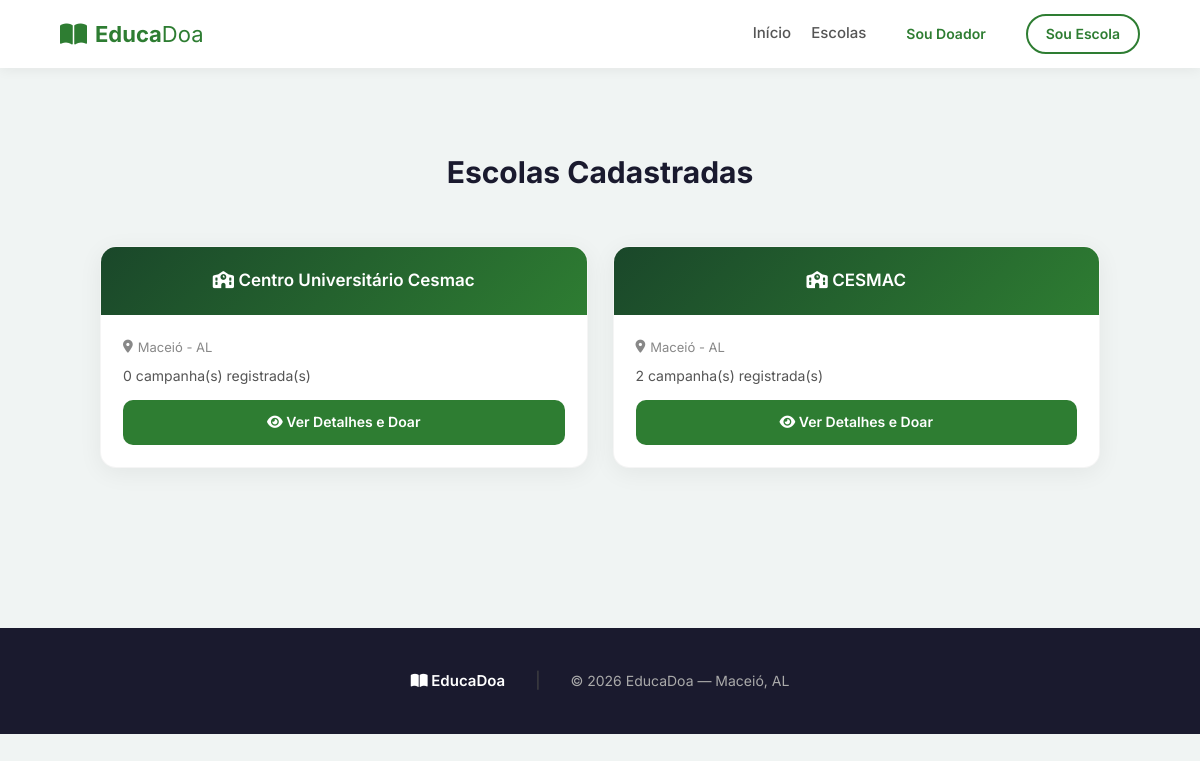
/escolas/, run on the app's committed database.
### core/models.py (models this page shows, shortened)
class Escola(models.Model):
    usuario = models.OneToOneField(Usuario, on_delete=models.CASCADE, primary_key=True)
    cnpj = models.CharField(max_length=18, unique=True)
    cidade = models.CharField(max_length=100)
    estado = models.CharField(max_length=2)
    nome_escola = models.CharField(max_length=200)

### core/views.py (the view)
# urls.py: path('escolas/', views.escolas, name='escolas'),
def escolas(request):
    todas_escolas = Escola.objects.all()
    return render(request, 'escolas_list.html', {'escolas': todas_escolas})

### templates/escolas_list.html (shortened to what this page needs)
{% extends 'base.html' %}
{% load static %}
{% block content %}
<section class="featured-schools" style="min-height: 70vh;">
  <h2>Escolas Cadastradas</h2>
  <div class="schools-grid">
    {% for escola in escolas %}
    <div class="school-card">
      <div class="school-card-header">
        <h3><i class="fas fa-school"></i> {{ escola.nome_escola }}</h3>
      </div>
      <div class="school-card-body">
        <p class="school-location"><i class="fas fa-map-marker-alt"></i> {{ escola.cidade }} - {{ escola.estado }}</p>
        <p class="school-need">{{ escola.necessidades.count }} campanha(s) registrada(s)</p>
        <a href="{% url 'escola_detalhe' escola.pk %}" class="btn-doar-escola">
          <i class="fas fa-eye"></i> Ver Detalhes e Doar
        </a>
      </div>
    </div>
    {% empty %}
    <div class="school-card" style="grid-column: span 3; text-align: center;">
      <p style="padding:40px;">Ainda não há escolas cadastradas na plataforma.</p>
    </div>
    {% endfor %}
  </div>
</section>
{% endblock %}

### templates/base.html (shortened to what this page needs)
{% load static %}
<!DOCTYPE html>
<html lang="pt-br">
<head>
  <link rel="stylesheet" href="{% static 'style.css' %}">
  <link rel="stylesheet" href="https://cdnjs.cloudflare.com/ajax/libs/font-awesome/6.0.0/css/all.min.css">
</head>
<body>
  <header class="navbar">
    <a href="{% url 'home' %}" class="logo" style="text-decoration:none">
      <i class="fas fa-book-open"></i>
      <span><strong>Educa</strong>Doa</span>
    </a>
    <nav>
      <a href="{% url 'home' %}">Início</a>
      <a href="{% url 'escolas' %}">Escolas</a>
      {% if user.is_authenticated %}
          {% if user.is_escola %}
            <a href="{% url 'dashboard_escola' %}" class="btn-nav-escola">Meu Painel (Escola)</a>
          {% else %}
            <a href="{% url 'dashboard_doador' %}" class="btn-nav-login">Meu Painel (Doador)</a>
          {% endif %}
          <a href="{% url 'logout' %}">Sair</a>
      {% else %}
          <a href="{% url 'login_doador' %}" class="btn-nav-login">Sou Doador</a>
          <a href="{% url 'login_escola' %}" class="btn-nav-escola">Sou Escola</a>
      {% endif %}
    </nav>
  </header>
  <main>
    {% block content %}
    {% endblock %}
  </main>
  <footer class="main-footer">
    <div class="footer-content">
      <p class="footer-brand"><i class="fas fa-book-open"></i> EducaDoa</p>
      <span class="footer-divider">|</span>
      <p>© 2026 EducaDoa — Maceió, AL</p>
    </div>
  </footer>
</body>
</html>

### static/style.css (style rules this page uses)
* { margin: 0; padding: 0; box-sizing: border-box; font-family: 'Inter', Arial, Helvetica, sans-serif; }
body { background: #f0f4f3; color: #333; line-height: 1.6; }
a { text-decoration: none; transition: color 0.3s ease; }
.navbar { display: flex; justify-content: space-between; align-items: center; padding: 14px 5%; background: #fff; box-shadow: 0 2px 12px rgba(0, 0, 0, 0.06); position: sticky; top: 0; z-index: 100; }
.logo { display: flex; align-items: center; gap: 8px; font-size: 22px; color: #2e7d32; cursor: pointer; }
.logo i { font-size: 24px; }
nav { display: flex; align-items: center; gap: 20px; }
nav a { text-decoration: none; color: #555; font-weight: 500; font-size: 15px; position: relative; padding-bottom: 2px; transition: color 0.3s ease; }
nav a:not(.btn-donate):not(.btn-nav-escola):not(.btn-nav-login)::after { content: ''; position: absolute; bottom: -2px; left: 0; width: 0%; height: 2px; background: #2e7d32; transition: width 0.3s ease; }
.btn-nav-escola { border: 2px solid #2e7d32; padding: 7px 18px; border-radius: 25px; color: #2e7d32 !important; font-weight: 600; font-size: 14px; transition: all 0.3s ease; }
.btn-nav-login { color: #2e7d32 !important; font-weight: 600; font-size: 14px; padding: 7px 18px; border: 2px solid transparent; border-radius: 25px; transition: all 0.3s ease; }
section { padding: 80px 5%; }
section > h2 { text-align: center; font-size: 30px; margin-bottom: 12px; color: #1a1a2e; font-weight: 700; }
.featured-schools > h2 { text-align: center; margin-bottom: 50px; }
.schools-grid { display: grid; grid-template-columns: repeat(auto-fit, minmax(300px, 1fr)); gap: 25px; max-width: 1000px; margin: 0 auto; }
.school-card { background: white; border-radius: 16px; overflow: hidden; box-shadow: 0 5px 25px rgba(0, 0, 0, 0.06); transition: all 0.3s ease; border: 1px solid rgba(0, 0, 0, 0.04); }
.school-card-header { background: linear-gradient(135deg, #1a472a, #2e7d32); color: white; padding: 20px; text-align: center; }
.school-card-header h3 { font-size: 17px; font-weight: 600; }
.school-card-body { padding: 22px; }
.school-location { font-size: 13px; color: #888; margin-bottom: 8px; display: flex; align-items: center; gap: 5px; }
.school-need { font-size: 14px; color: #555; margin-bottom: 14px; line-height: 1.5; }
.btn-doar-escola { display: block; text-align: center; background: #2e7d32; color: white; padding: 11px 20px; border-radius: 10px; font-weight: 600; font-size: 14px; transition: all 0.3s ease; text-decoration: none; }
.main-footer { background: #1a1a2e; color: white; padding: 40px 5%; text-align: center; }
.footer-content { display: flex; justify-content: center; align-items: center; gap: 30px; flex-wrap: wrap; }
.footer-content p { font-size: 14px; color: #aaa; }
.footer-content .footer-brand { color: white; font-weight: 600; font-size: 15px; }
.footer-divider { color: #444; }

### data on the page
Escola: nome_escola "Centro Universitário Cesmac", cidade "Maceió", estado "AL", necessidades.count "0"
Escola: nome_escola "CESMAC", cidade "Maceió", estado "AL", necessidades.count "2"
